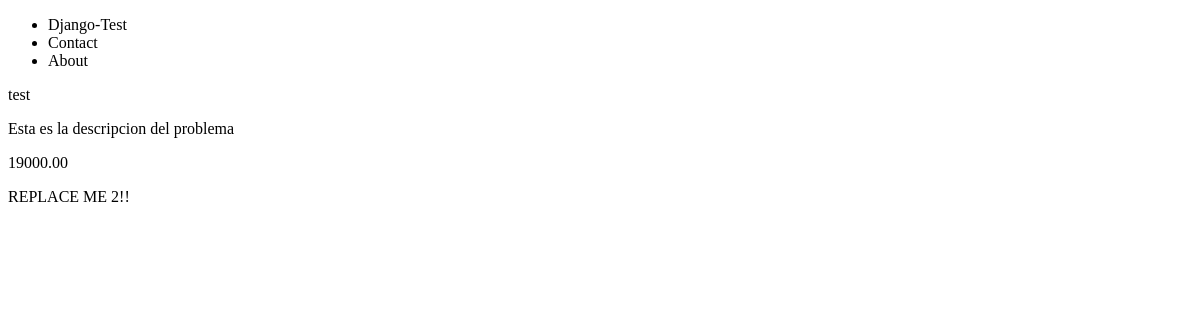
The page /products/product/ on the database as committed earlier.
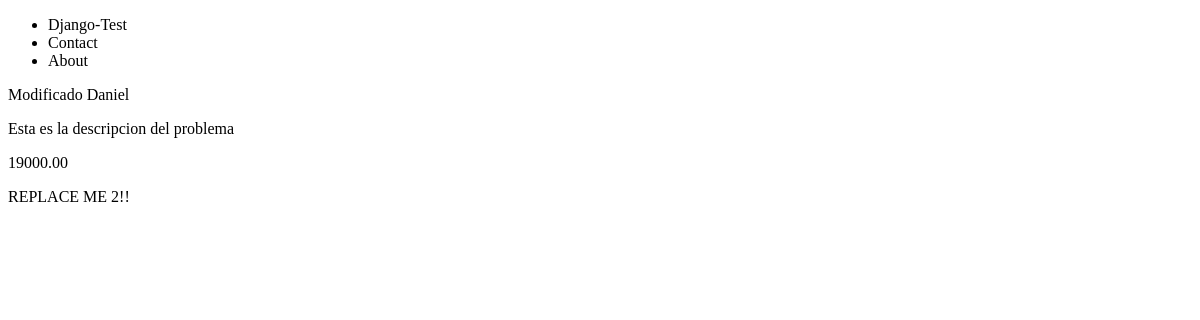
The same page on the database as committed later.
### products/models.py (models this page shows, shortened)
class Product(models.Model): # Usamos los modelfields de django, heredamos de models.Model
    title = models.CharField(max_length=120) # max_length es obligatorio ponerlo
    description = models.TextField(blank=True, null=True) # blank en True indica que el campo
    price = models.DecimalField(max_digits=19, decimal_places=2)
    summary = models.TextField(blank=True, null=True)
    featured = models.BooleanField(default=True)

### products/views.py (the view)
# urls.py: path('product/', productDetailView, name='product'),
def productDetailView(request):
    obj = Product.objects.get(id=1)
    context = { # Es mejor pasar todo el objeto
        'object': obj
    }
    return render(request, 'product/detail.html', context)

### templates/product/detail.html (shortened to what this page needs)
{% extends 'base.html' %}
{% block content %}
<p>{{ object.title }}</p>
<p>{% if object.description != None and object.description != '' %}{{ object.description }}
    {% else %} Description coming soon {% endif %}</p>
<p>{{ object.price }}</p>
{% endblock %}

Rows that differ between the two databases and show on the page:
changed Product "Esta es la descripcion del problema": title "test" → "Modificado Daniel"
